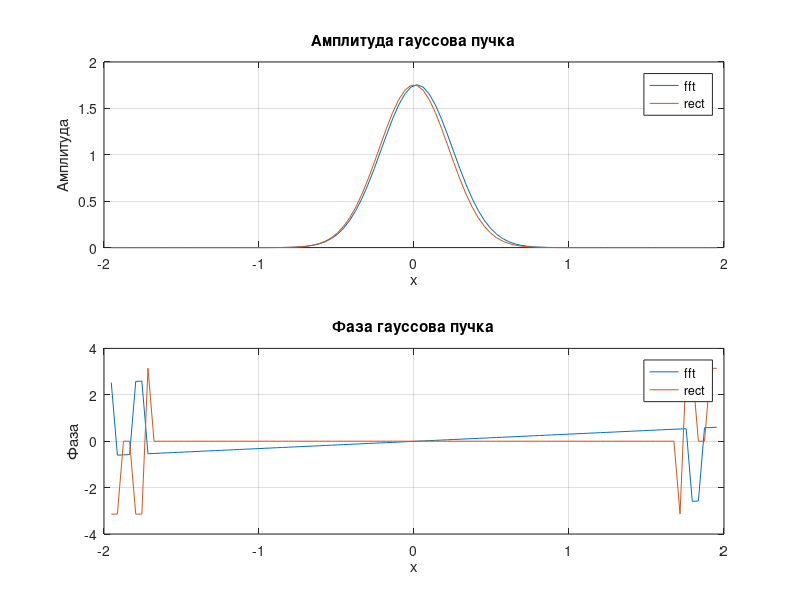

Write the MATLAB code that produced this figure.

% Для аналитики применить не финитное
% преобразование. Использовать свойства
% преобразования Фурье.
% Параметры
N = 100; % Размерность вектора f
M = 256; % Размерность после дополнения нулями
a = 5;
hx = 2 * a / N; % Шаг по x
input_field = @(x) exp(-x.^2);

% Шаг 1: Дискретизация входной функции f(x)
x = linspace(-a, a, N);
f = input_field(x);

% Шаг 2: Дополнение вектора f нулями до размерности M
f_padded = [zeros(1, (M-N)/2), f, zeros(1, (M-N)/2)];

% Шаг 3: Разбить вектор f на две половины и поменять их местами
f_swapped = [f_padded((M/2+1):end), f_padded(1:(M/2))];

% Шаг 4: Выполнить БПФ от f и умножить результат на шаг hx
F1 = fft(f_swapped) * hx;

% Шаг 5: Разбить вектор F на две половины и поменять их местами
F1 = [F1((M/2+1):end), F1(1:(M/2))];

% Шаг 6: «Вырезать» центральную часть вектора F, оставив центральные N элементов
F1 = F1((M/2-N/2+1):(M/2+N/2));

% Шаг 7: Пересчитать область задания функции Fa(u) по формуле (7)
b = N^2 / (4 * a * M);
u = linspace(-b, b, N);

% Финитное преобразование Фурье методом прямоугольников
F2 = zeros(size(u));

for k = 1:length(u)
    integrand = f .* exp(-1i * 2 * pi * u(k) * x);
    F2(k) = sum(integrand) * hx;
end

% Построение графика амплитуды
figure;
subplot(2, 1, 1);
plot(u, abs(F1));
hold on;
plot(u, abs(F2));
hold off;
title('Амплитуда гауссова пучка');
xlabel('x');
ylabel('Амплитуда');
legend('fft', 'rect');
grid on;

% Построение графика фазы
subplot(2, 1, 2);
plot(u, angle(F1));
hold on;
plot(u, angle(F2));
hold off;
title('Фаза гауссова пучка');
xlabel('x');
ylabel('Фаза');
legend('fft', 'rect');
grid on;
